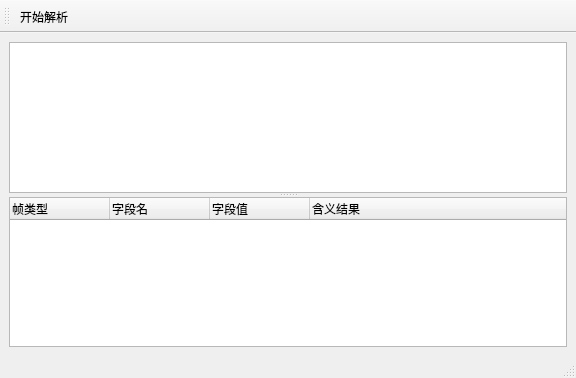
<?xml version="1.0" encoding="UTF-8"?>
<ui version="4.0">
 <class>MainWindow</class>
 <widget class="QMainWindow" name="MainWindow">
  <property name="geometry">
   <rect>
    <x>0</x>
    <y>0</y>
    <width>576</width>
    <height>378</height>
   </rect>
  </property>
  <property name="windowTitle">
   <string>MainWindow</string>
  </property>
  <widget class="QWidget" name="centralwidget">
   <layout class="QHBoxLayout" name="horizontalLayout">
    <item>
     <widget class="QSplitter" name="splitter">
      <property name="orientation">
       <enum>Qt::Vertical</enum>
      </property>
      <widget class="QTextEdit" name="textEdit"/>
      <widget class="QTreeWidget" name="treeWidget">
       <column>
        <property name="text">
         <string>帧类型</string>
        </property>
       </column>
       <column>
        <property name="text">
         <string>字段名</string>
        </property>
       </column>
       <column>
        <property name="text">
         <string>字段值</string>
        </property>
       </column>
       <column>
        <property name="text">
         <string>含义结果</string>
        </property>
       </column>
      </widget>
     </widget>
    </item>
   </layout>
  </widget>
  <widget class="QMenuBar" name="menubar">
   <property name="geometry">
    <rect>
     <x>0</x>
     <y>0</y>
     <width>576</width>
     <height>23</height>
    </rect>
   </property>
  </widget>
  <widget class="QStatusBar" name="statusbar"/>
  <widget class="QToolBar" name="toolBar">
   <property name="windowTitle">
    <string>toolBar</string>
   </property>
   <attribute name="toolBarArea">
    <enum>TopToolBarArea</enum>
   </attribute>
   <attribute name="toolBarBreak">
    <bool>false</bool>
   </attribute>
   <addaction name="actionMVBParserAct"/>
  </widget>
  <action name="actionMVBParserAct">
   <property name="text">
    <string>开始解析</string>
   </property>
  </action>
 </widget>
 <resources/>
 <connections/>
</ui>
